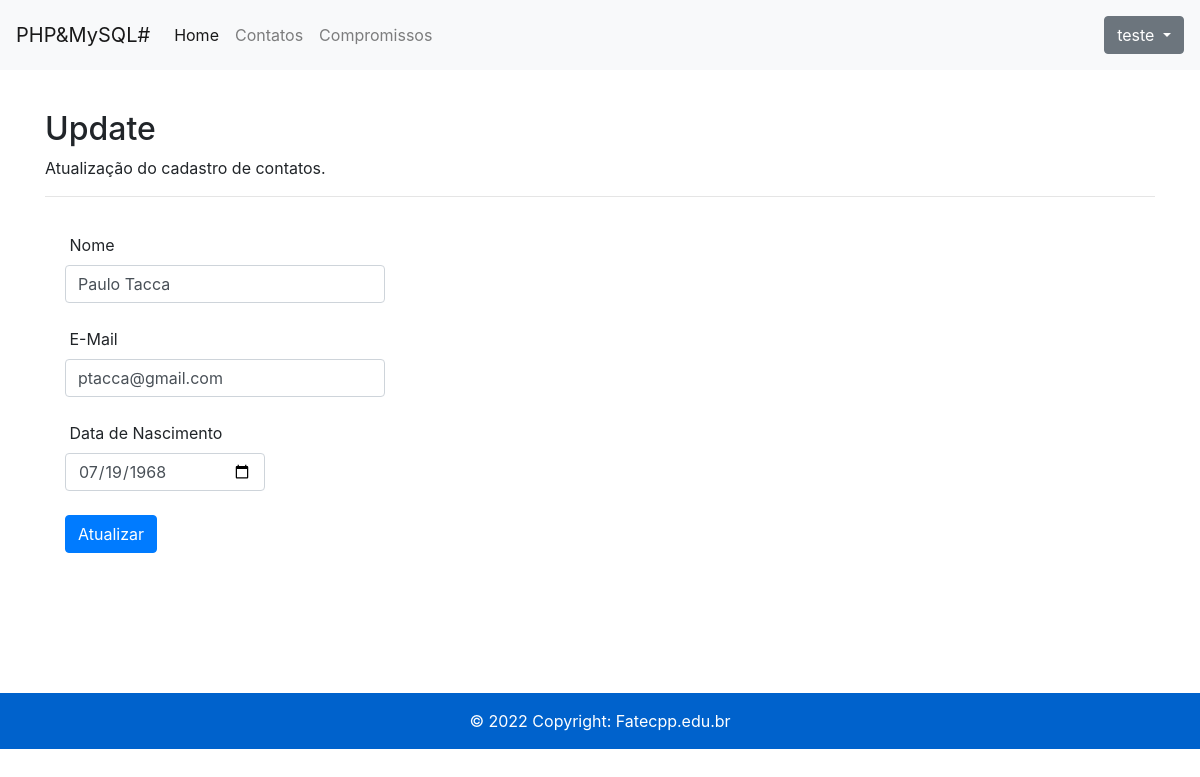
The page /update.php?id=1 (signed in) on the database its author committed.
### tables this page shows
CREATE TABLE `contatos` (
  `id` int(11) NOT NULL,
  `nome` varchar(100) NOT NULL,
  `email` varchar(100) NOT NULL,
  `datanasc` date DEFAULT NULL,
  `created_at` datetime NOT NULL DEFAULT current_timestamp()
);

### update.php (the view, shortened to what this page needs)
<?php
require("header-inc.php");
require_once('connection.php');
if (isset($_GET['id'])) {
	$id = $_GET['id'];
	$mysql_query = "SELECT * FROM contatos WHERE id={$id}";
	$result = $conn->query($mysql_query);
	$row = mysqli_fetch_assoc($result);
}
?>
<div class="container">
	<h2>Update</h2>
  	<p>Atualização do cadastro de contatos.</p>
  	<hr>
	<div class="wrapper">
		<form method="post">
			<label for="name">&nbsp;Nome</label>
			<input type="text" name="nome" id="nome" class="form-control" required value="<?= $row['nome']; ?>"><br>
			<label for="email">&nbsp;E-Mail</label>
			<input type="text" name="email" id="email" class="form-control"required value="<?= $row['email']; ?>"><br>
			<label for="datanasc">&nbsp;Data de Nascimento</label>
			<input type="date" name="datanasc" id="datanasc" class="form-control"
												style="width: 200px;" value="<?= $row['datanasc']; ?>"><br>
			<input type="submit" name="enviar" value="Atualizar" class="btn btn-primary w100">
		</form>
	</div>
</div>
<?php require("footer-inc.php"); ?>

### css/style.css (style rules this page uses)
.wrapper { width: 360px; padding: 20px; }

### rows shown on the page
contatos: nome "Paulo Tacca", email "ptacca@gmail.com", datanasc "07/19/1968"

### other values the page prints
$_SESSION["username"] "teste"
